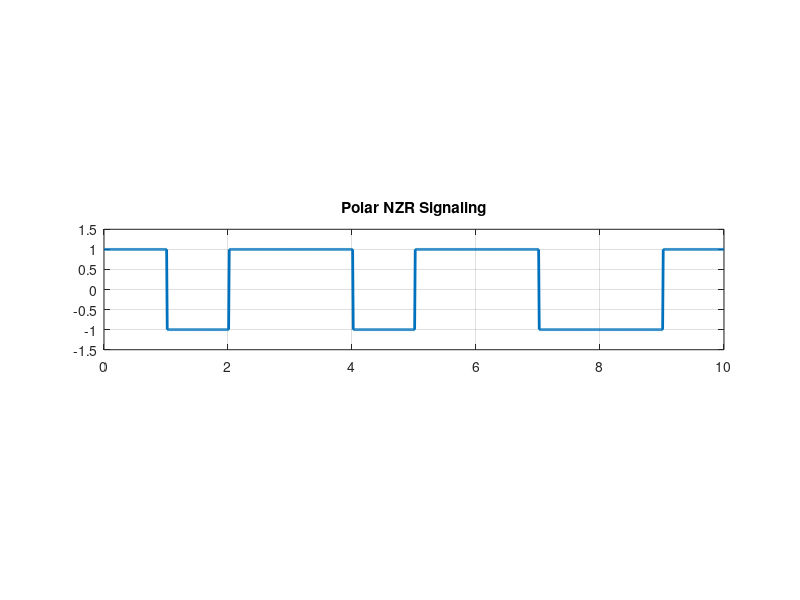

Write the MATLAB code that produced this figure.
%Polar Non Return to Zero Line Coding
clc;
clear all;
close all;
N=10;
%Number of bits
n = [1 0 1 1 0 1 1 0 0 1 ]
% n=randi([0,1],1,N); %Random bit generation
%Mapping Function
for m=1:N
    if n(m)==1
        nn(m)=1;
    else
        nn(m)=-1;
    end
end
nn
%Signal Shaping
i=1;
t=0:0.01:length(n); %100 Times duration set up for a single binary bit
for j=1:length(t) %Indexing set-up for time duration
    if t(j)<=i %Binary input data index Check-up Condition
        y(j)=nn(i); %Assign value from the mapping function
    else
        y(j)=nn(i);
        i=i+1;
        %Binary input data index increment
    end
end
subplot(3,1,2);
plot(t,y, 'linewidth',2);
axis([0,N,-1.5,1.5]); %Axis set-up
grid on;
title('Polar NZR Signaling');